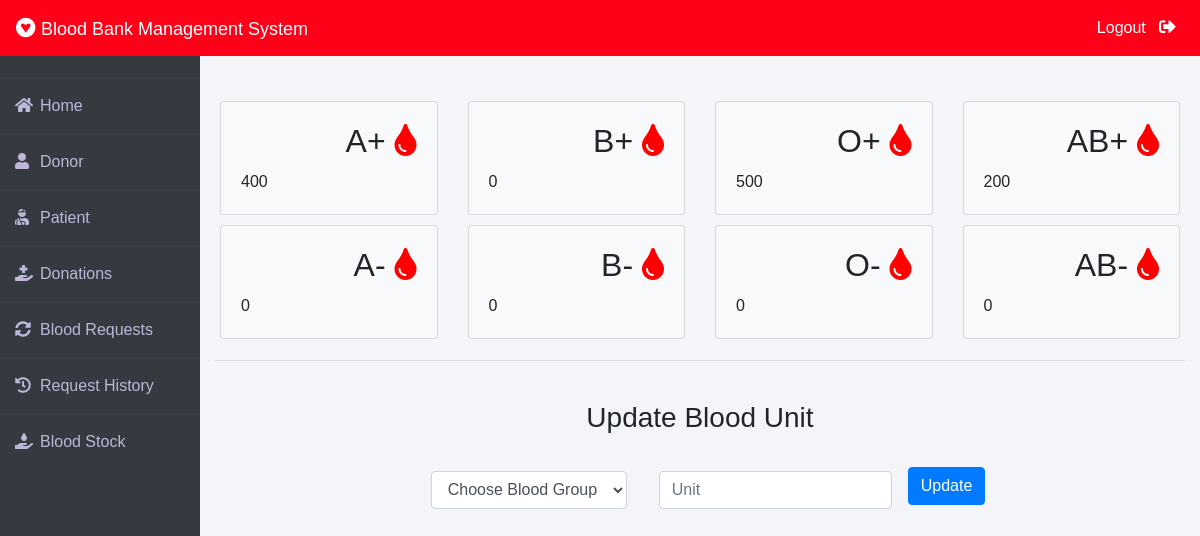
Screenshot of /admin-blood (signed in) with the database file from the repository.
### blood/models.py (models this page shows, shortened)
class Stock(models.Model):
    bloodgroup=models.CharField(max_length=10)
    unit=models.PositiveIntegerField(default=0)

### blood/views.py (the view, shortened to what this page needs)
# urls.py: path('admin-blood', views.admin_blood_view,name='admin-blood'),
@login_required(login_url='adminlogin')
def admin_blood_view(request):
    dict={
        'bloodForm':forms.BloodForm(),
        'A1':models.Stock.objects.get(bloodgroup="A+"),
        'A2':models.Stock.objects.get(bloodgroup="A-"),
        'B1':models.Stock.objects.get(bloodgroup="B+"),
        'B2':models.Stock.objects.get(bloodgroup="B-"),
        'AB1':models.Stock.objects.get(bloodgroup="AB+"),
        'AB2':models.Stock.objects.get(bloodgroup="AB-"),
        'O1':models.Stock.objects.get(bloodgroup="O+"),
        'O2':models.Stock.objects.get(bloodgroup="O-"),
    }
    return render(request,'blood/admin_blood.html',context=dict)

### blood/forms.py
class BloodForm(forms.ModelForm):
    class Meta:
        model=models.Stock
        fields=['bloodgroup','unit']

### templates/blood/admin_blood.html (shortened to what this page needs)
{% extends 'blood/adminbase.html' %}
{% block content %}
{% load widget_tweaks %}
<br><br>
<div class="container">
    <div class="row">
      <div class="col-sm-3">
        <div class="card bg-light">
          <div class="card-body">
              <div class="blood">
                  <h2>A+ <i class="fas fa-tint"></i></h2>
              </div><br><br>
              <div>
                  {{A1.unit}}
              </div>
          </div>
        </div>
      </div>
      <div class="col-sm-3">
          <div class="card bg-light">
              <div class="card-body">
                  <div class="blood">
                      <h2>B+ <i class="fas fa-tint"></i></h2>
                  </div><br><br>
                  <div>
                    {{B1.unit}}
                  </div>
              </div>
            </div>
      </div>
      <div class="col-sm-3">
          <div class="card bg-light">
              <div class="card-body">
                  <div class="blood">
                      <h2>O+ <i class="fas fa-tint"></i></h2>
                  </div><br><br>
                  <div>
                    {{O1.unit}}
                  </div>
              </div>
            </div>
        </div>
        <div class="col-sm-3">
          <div class="card bg-light">
              <div class="card-body">
                  <div class="blood">
                      <h2>AB+ <i class="fas fa-tint"></i></h2>
                  </div><br><br>
                  <div>
                    {{AB1.unit}}
                  </div>
              </div>
            </div>
        </div>
    </div>
    <div class="row">
      <div class="col-sm-3">
        <div class="card bg-light">
          <div class="card-body">
              <div class="blood">
                  <h2>A- <i class="fas fa-tint"></i></h2>
              </div><br><br>
              <div>
                {{A2.unit}}
              </div>
          </div>
        </div>
      </div>
      <div class="col-sm-3">
          <div class="card bg-light">
              <div class="card-body">
                  <div class="blood">
                      <h2>B- <i class="fas fa-tint"></i></h2>
                  </div><br><br>
                  <div>
                    {{B2.unit}}
                  </div>
              </div>
            </div>
      </div>
      <div class="col-sm-3">
          <div class="card bg-light">
              <div class="card-body">
                  <div class="blood">
                      <h2>O- <i class="fas fa-tint"></i></h2>
                  </div><br><br>
                  <div>
                    {{O2.unit}}
                  </div>
              </div>
            </div>
        </div>
        <div class="col-sm-3">
          <div class="card bg-light">
              <div class="card-body">
                  <div class="blood">
                      <h2>AB- <i class="fas fa-tint"></i></h2>
                  </div><br><br>
                  <div>
                    {{AB2.unit}}
                  </div>
              </div>
            </div>
        </div>
    </div>
<hr>
<br>
<h3 class="text-center">Update Blood Unit</h3><br>
<div class="xyz">
    <form class="form-inline" method="POST">
        <div class="form-group mx-sm-3 mb-6">
            <select name="bloodgroup" class="form-control">
                <option disabled="disabled" selected="selected">Choose Blood Group</option>
            </select>
          </div>
        <div class="form-group mx-sm-3 mb-6">
          <input type="number" class="form-control" name="unit" placeholder="Unit">
        </div>
        <button type="submit" class="btn btn-primary mb-2">Update</button>
      </form>
</div>
</div>
{% endblock content %}

### templates/blood/adminbase.html (style rules this page uses)
.row { padding: 5px; }
.fa-tint { color: red; }
.blood { float: right; }
.xyz { color: blue; font-size: 3ex; }
* { margin: 0; padding: 0; box-sizing: border-box; list-style: none; text-decoration: none; font-family: 'Josefin Sans', sans-serif; }
body { background-color: #f3f5f9; }

### templates/blood/admin_blood.html (style rules this page uses)
.xyz { display: table; margin-right: auto; margin-left: auto; }

### rows the page displays
Stock: unit "400"
Stock: unit "0"
Stock: unit "500"
Stock: unit "200"
Stock: unit "0"
Stock: unit "0"
Stock: unit "0"
Stock: unit "0"
